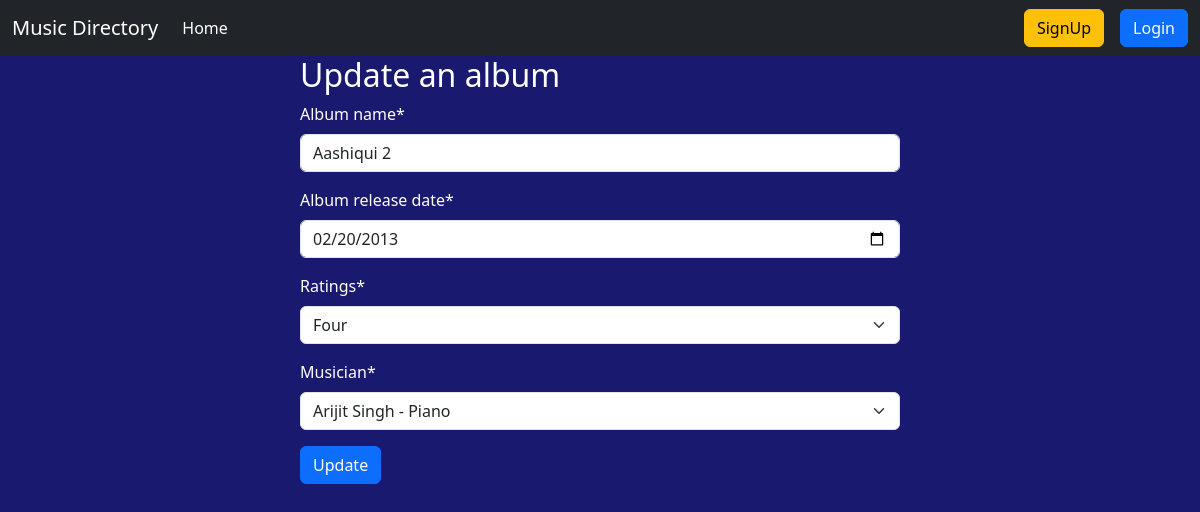
/album/edit/1/, run on the app's committed database.
### Album_app/models.py (models this page shows, shortened)
class Album(models.Model):
    album_name = models.CharField(max_length=100)
    album_release_date = models.DateField()
    RATING_CHOICES = [
        (1, 'One'),
        (2, 'Two'),
        (3, 'Three'),
        (4, 'Four'),
        (5, 'Five'),
    ]
    ratings = models.IntegerField(choices=RATING_CHOICES) # Stores the rating as an integer
    Musician = models.ForeignKey(Musician, on_delete=models.CASCADE)

### Album_app/views.py (the view, shortened to what this page needs)
# urls.py: path('edit/<int:id>/', views.EditAlbum.as_view(), name='edit_album'),
class EditAlbum(UpdateView):
    model = Album
    form_class = AlbumForm
    pk_url_kwarg = 'id'
    template_name = 'Album_app/addAlbum.html'
    success_url = reverse_lazy('home_page')
    def get_context_data(self, **kwargs):
        context = super().get_context_data(**kwargs)
        context['type'] = 'Update'
        return context

### Album_app/forms.py
class AlbumForm(forms.ModelForm):
    class Meta:
        model = Album
        fields = '__all__'
        widgets = {
            'album_name' : forms.TextInput(attrs={'placeholder' : 'Album name'}),
            'album_release_date' : forms.DateInput(attrs={'type' : 'date'}),
            'album_name' : forms.TextInput(attrs={'placeholder' : 'Album name'}),
        }

### Musician_app/models.py (called while the page is built)
    def __str__(self):
        return f"{self.first_name} {self.last_name} - {self.instrument}"

### Album_app/templates/Album_app/addAlbum.html (shortened to what this page needs)
{% extends "base.html" %}
{% load crispy_forms_tags %}
{% block content %}
    <form method='post' style="width: 50%; margin: auto" class="text-white">
        <h2>{{type}} an album</h2>
        {{form | crispy}}
        <button class="btn btn-primary">{{type}}</button>
    </form>
{% endblock content %}

### data on the page
Album: album_name "Aashiqui 2", album_release_date "02/20/2013", ratings "Four", Musician "Arijit Singh - Piano"

### other printed values
{{ type }} "Update"
